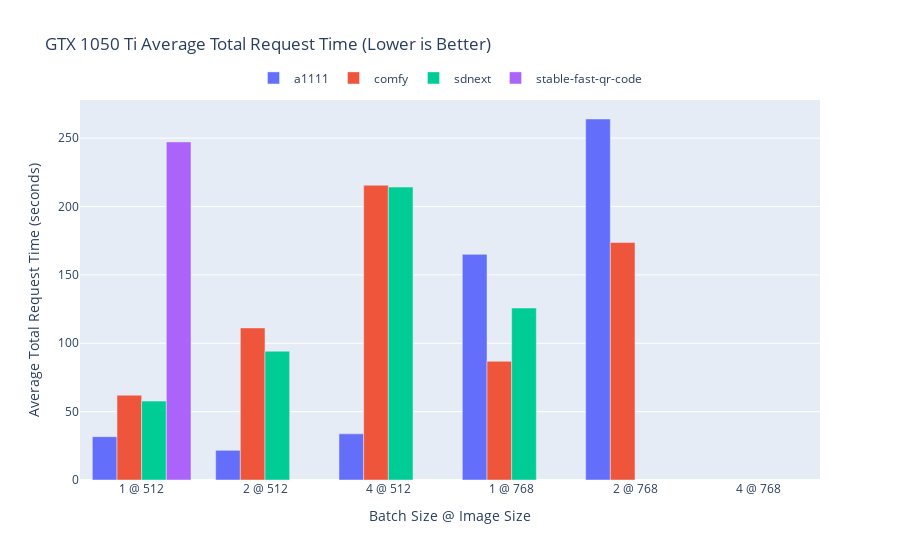
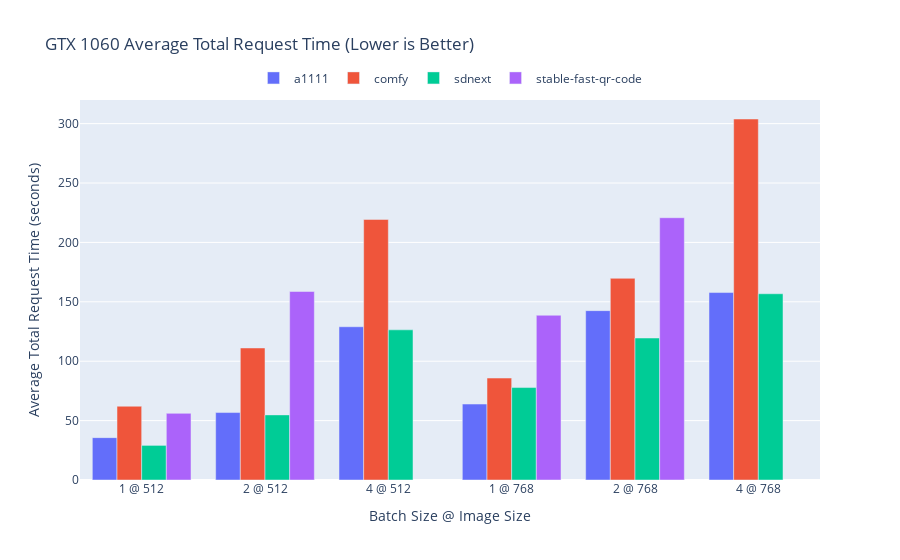
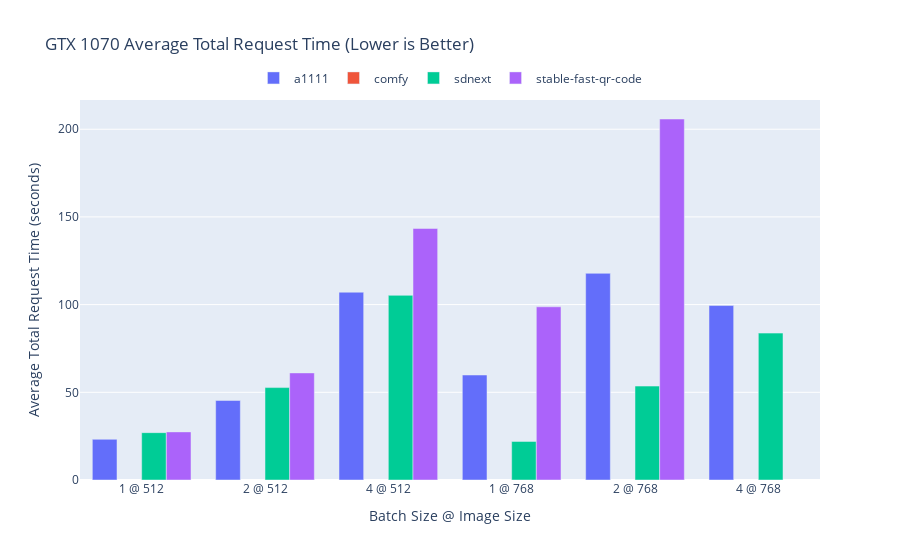
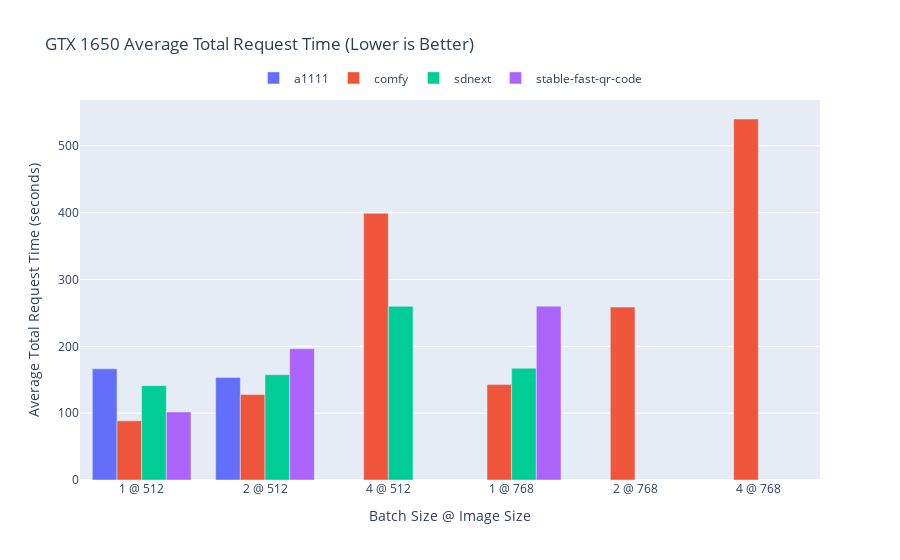

The notebook cell these images were saved under, in order:
### Code cell
from plotly.subplots import make_subplots

chart_dir = "./charts"
os.makedirs(chart_dir, exist_ok=True)

backend_colors = {
    "a1111": "#FF0000",
    "comfy": "#00FF00",
    "sdnext": "#0000FF",
    "stable-fast-qr-code": "#FF00FF"
}

def draw_bar_chart_for_gpu(gpu: str):
    gpu_df = get_data_for_gpu(gpu)
    
    # Initialize the traces for each backend
    traces = {backend: {'x': [], 'y': [], 'type': 'bar', 'name': backend} for backend in ["a1111", "comfy", "sdnext", "stable-fast-qr-code"]}
    
    # Create a flag to add legend only for the first trace
    first_trace_flag = True

    for image_size in [512, 768]:
        for batch_size in [1, 2, 4]:
            selection = gpu_df[(gpu_df["image_size"] == image_size) & (gpu_df["batch_size"] == batch_size)]
            
            for backend in ["a1111", "comfy", "sdnext", "stable-fast-qr-code"]:
                unit = selection[selection["backend"] == backend]
                avg_total_time = unit["totalTime"].mean()
                
                # Append the x and y values to the corresponding trace
                traces[backend]['x'].append(f"{batch_size} @ {image_size}")
                traces[backend]['y'].append(avg_total_time)
                
                # Add the legend only for the first trace of each backend
                if first_trace_flag:
                    traces[backend]['showlegend'] = True
                    first_trace_flag = False
    
    # Reset the flag for the next backend
    first_trace_flag = True

    # Convert trace dictionaries to plotly graph objects and add to the figure
    fig = make_subplots(rows=1, cols=1)
    for backend, trace in traces.items():
        fig.add_trace(go.Bar(trace), row=1, col=1)

    # Update the layout
    fig.update_layout(
        barmode='group',
        title=f"{gpu} Average Total Request Time (Lower is Better)",
        xaxis_title="Batch Size @ Image Size",
        yaxis_title="Average Total Request Time (seconds)",
        legend=dict(
            orientation="h",  # Horizontal orientation
            yanchor="bottom",
            y=1.02,  # Position the legend just above the top of the chart
            xanchor="center",
            x=0.5
        )
    )
    

    fig.show()
    fig.write_image(f"charts/{gpu}.png", width=1000, height=500)
    


for gpu in gpu_short_names:
    draw_bar_chart_for_gpu(gpu)

### Figure 1 — Plotly figure (JSON) as saved in the notebook; plotly's stock layout.template omitted (floating-point values rounded to 4 significant figures)
{"data": [{"name": "a1111", "showlegend": true, "type": "bar", "x": ["1 @ 512", "2 @ 512", "4 @ 512", "1 @ 768", "2 @ 768", "4 @ 768"], "xaxis": "x", "y": [31.7, 21.71, 33.75, 165.0, 264.0, null], "yaxis": "y"}, {"name": "comfy", "type": "bar", "x": ["1 @ 512", "2 @ 512", "4 @ 512", "1 @ 768", "2 @ 768", "4 @ 768"], "xaxis": "x", "y": [62.03, 111.2, 215.6, 86.8, 173.7, null], "yaxis": "y"}, {"name": "sdnext", "type": "bar", "x": ["1 @ 512", "2 @ 512", "4 @ 512", "1 @ 768", "2 @ 768", "4 @ 768"], "xaxis": "x", "y": [57.7, 94.2, 214.3, 125.8, null, null], "yaxis": "y"}, {"name": "stable-fast-qr-code", "type": "bar", "x": ["1 @ 512", "2 @ 512", "4 @ 512", "1 @ 768", "2 @ 768", "4 @ 768"], "xaxis": "x", "y": [247.2, null, null, null, null, null], "yaxis": "y"}], "layout": {"barmode": "group", "legend": {"orientation": "h", "x": 0.5, "xanchor": "center", "y": 1.02, "yanchor": "bottom"}, "title": {"text": "GTX 1050 Ti Average Total Request Time (Lower is Better)"}, "xaxis": {"anchor": "y", "domain": [0, 1], "title": {"text": "Batch Size @ Image Size"}}, "yaxis": {"anchor": "x", "domain": [0, 1], "title": {"text": "Average Total Request Time (seconds)"}}}}

### Figure 2 — Plotly figure (JSON) as saved in the notebook; plotly's stock layout.template omitted (floating-point values rounded to 4 significant figures)
{"data": [{"name": "a1111", "showlegend": true, "type": "bar", "x": ["1 @ 512", "2 @ 512", "4 @ 512", "1 @ 768", "2 @ 768", "4 @ 768"], "xaxis": "x", "y": [35.66, 56.78, 129.0, 63.93, 142.6, 157.8], "yaxis": "y"}, {"name": "comfy", "type": "bar", "x": ["1 @ 512", "2 @ 512", "4 @ 512", "1 @ 768", "2 @ 768", "4 @ 768"], "xaxis": "x", "y": [62.11, 111.1, 219.3, 85.83, 169.8, 303.9], "yaxis": "y"}, {"name": "sdnext", "type": "bar", "x": ["1 @ 512", "2 @ 512", "4 @ 512", "1 @ 768", "2 @ 768", "4 @ 768"], "xaxis": "x", "y": [29.13, 54.81, 126.4, 77.82, 119.5, 156.8], "yaxis": "y"}, {"name": "stable-fast-qr-code", "type": "bar", "x": ["1 @ 512", "2 @ 512", "4 @ 512", "1 @ 768", "2 @ 768", "4 @ 768"], "xaxis": "x", "y": [56.1, 158.7, null, 138.7, 220.8, null], "yaxis": "y"}], "layout": {"barmode": "group", "legend": {"orientation": "h", "x": 0.5, "xanchor": "center", "y": 1.02, "yanchor": "bottom"}, "title": {"text": "GTX 1060 Average Total Request Time (Lower is Better)"}, "xaxis": {"anchor": "y", "domain": [0, 1], "title": {"text": "Batch Size @ Image Size"}}, "yaxis": {"anchor": "x", "domain": [0, 1], "title": {"text": "Average Total Request Time (seconds)"}}}}

### Figure 3 — Plotly figure (JSON) as saved in the notebook; plotly's stock layout.template omitted (floating-point values rounded to 4 significant figures)
{"data": [{"name": "a1111", "showlegend": true, "type": "bar", "x": ["1 @ 512", "2 @ 512", "4 @ 512", "1 @ 768", "2 @ 768", "4 @ 768"], "xaxis": "x", "y": [23.21, 45.34, 107.1, 59.87, 117.8, 99.47], "yaxis": "y"}, {"name": "comfy", "type": "bar", "x": ["1 @ 512", "2 @ 512", "4 @ 512", "1 @ 768", "2 @ 768", "4 @ 768"], "xaxis": "x", "y": [null, null, null, null, null, null], "yaxis": "y"}, {"name": "sdnext", "type": "bar", "x": ["1 @ 512", "2 @ 512", "4 @ 512", "1 @ 768", "2 @ 768", "4 @ 768"], "xaxis": "x", "y": [27.0, 52.69, 105.3, 22.0, 53.55, 83.75], "yaxis": "y"}, {"name": "stable-fast-qr-code", "type": "bar", "x": ["1 @ 512", "2 @ 512", "4 @ 512", "1 @ 768", "2 @ 768", "4 @ 768"], "xaxis": "x", "y": [27.44, 61.05, 143.4, 98.76, 205.8, null], "yaxis": "y"}], "layout": {"barmode": "group", "legend": {"orientation": "h", "x": 0.5, "xanchor": "center", "y": 1.02, "yanchor": "bottom"}, "title": {"text": "GTX 1070 Average Total Request Time (Lower is Better)"}, "xaxis": {"anchor": "y", "domain": [0, 1], "title": {"text": "Batch Size @ Image Size"}}, "yaxis": {"anchor": "x", "domain": [0, 1], "title": {"text": "Average Total Request Time (seconds)"}}}}

### Figure 4 — Plotly figure (JSON) as saved in the notebook; plotly's stock layout.template omitted (floating-point values rounded to 4 significant figures)
{"data": [{"name": "a1111", "showlegend": true, "type": "bar", "x": ["1 @ 512", "2 @ 512", "4 @ 512", "1 @ 768", "2 @ 768", "4 @ 768"], "xaxis": "x", "y": [166.3, 153.5, null, null, null, null], "yaxis": "y"}, {"name": "comfy", "type": "bar", "x": ["1 @ 512", "2 @ 512", "4 @ 512", "1 @ 768", "2 @ 768", "4 @ 768"], "xaxis": "x", "y": [88.48, 127.9, 398.9, 142.7, 258.6, 540.1], "yaxis": "y"}, {"name": "sdnext", "type": "bar", "x": ["1 @ 512", "2 @ 512", "4 @ 512", "1 @ 768", "2 @ 768", "4 @ 768"], "xaxis": "x", "y": [141.2, 157.5, 259.8, 167.2, null, null], "yaxis": "y"}, {"name": "stable-fast-qr-code", "type": "bar", "x": ["1 @ 512", "2 @ 512", "4 @ 512", "1 @ 768", "2 @ 768", "4 @ 768"], "xaxis": "x", "y": [101.8, 196.3, null, 260.0, null, null], "yaxis": "y"}], "layout": {"barmode": "group", "legend": {"orientation": "h", "x": 0.5, "xanchor": "center", "y": 1.02, "yanchor": "bottom"}, "title": {"text": "GTX 1650 Average Total Request Time (Lower is Better)"}, "xaxis": {"anchor": "y", "domain": [0, 1], "title": {"text": "Batch Size @ Image Size"}}, "yaxis": {"anchor": "x", "domain": [0, 1], "title": {"text": "Average Total Request Time (seconds)"}}}}
